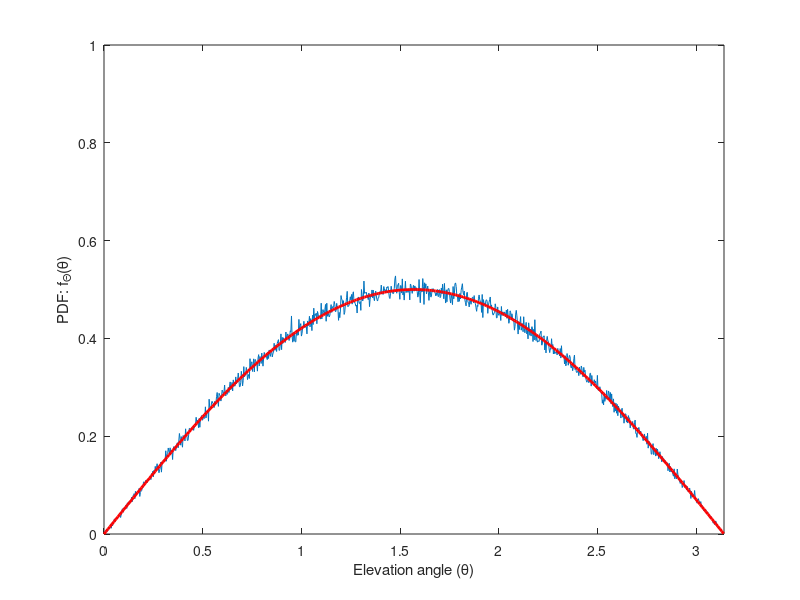

Reproduce this figure in MATLAB. (Note: this script raises an error after producing the figure.)
% Author: Prabhu Chandhar, Chandhar Research Labs, Chennai, India.

clc;
clear all;
format long;

R = 1000; % radius of the sphere
NumSamples = 1000000; % number of samples
rvals = 2*rand(1,NumSamples)-1; 
el = asin(rvals)+pi/2; % elevation angle
az = 2*pi*rand(1,NumSamples); % azimuth angle
dist = R*(rand(1,NumSamples)).^(1/3); % distance

x = dist.*cos(az).*sin(el); % x coordinate
y = dist.*sin(az).*sin(el); % y coordinate
z = dist.*cos(el); % z coordinate

[a,b] = hist(el,1000);
figure(401);plot(b,a/sum(a)/(b(2)-b(1)));hold on;
th = 0:.01:pi; % elevation angle [0,pi]
f_th = sin(th)/2; % PDF of elevation angle
figure(401);plot(th,f_th,'r','linewidth',2);hold on;axis([0 pi 0 1]);
xlabel('Elevation angle (\theta)');ylabel('PDF: f_\Theta(\theta)');legend(2,'Simulation','Theory');

[a,b] = hist(az,1000);
figure(402);plot(b,a/sum(a)/(b(2)-b(1)));hold on;
ph = 0:.01:2*pi; % elevation angle [0,2*pi]
f_ph = 1/(2*pi); % PDF of azimuth angle
figure(402);plot(ph,f_ph,'r','linewidth',2);hold on;axis([0 6.20 0 .3]);
xlabel('Azimuth angle (\phi)');ylabel('PDF: f_\Phi(\phi)');legend(2,'Simulation','Theory');

[a,b] = hist(dist,1000);
figure(403);plot(b,a/sum(a)/(b(2)-b(1)));hold on;
r = 0:1:R; % distance [0,R]
f_r = 3*r.^2/R^3;  % PDF of distance
figure(403);plot(r,f_r,'r','linewidth',2);hold on;axis([]);
xlabel('Distance (r)');ylabel('PDF: f_D(r)');legend(2,'Simulation','Theory');

figure;plot3(x(1:1000),y(1:1000),z(1:1000),'.');box on;grid on;
